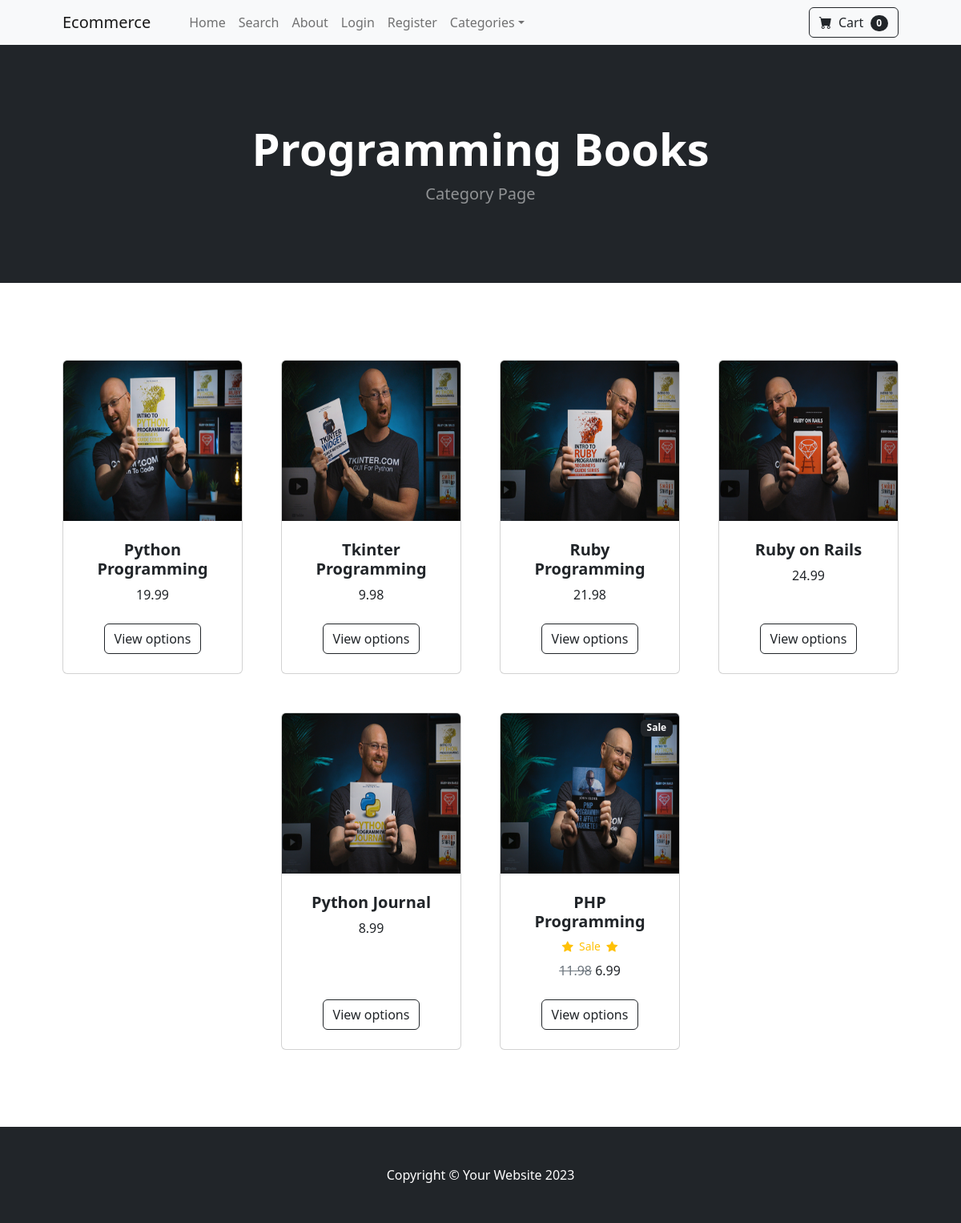
Screenshot of /category/Programming Books with the database file from the repository.
### store/models.py (models this page shows)
class Category(models.Model):
    name = models.CharField(max_length=50)
    def __str__(self):
        return self.name
    class Meta:
        verbose_name_plural = 'categories'

class Product(models.Model):
    name = models.CharField(max_length=100)
    price = models.DecimalField(default=0, decimal_places=2, max_digits=6)
    category = models.ForeignKey(Category, on_delete=models.CASCADE, default=1)
    description = models.CharField(max_length=250, default='', blank=True, null=True)
    image = models.ImageField(upload_to='uploads/products/')
    is_sale= models.BooleanField(default=False)
    sale_price = models.DecimalField(default=0, decimal_places=2, max_digits=6)
    def __str__(self):
        return self.name

### store/views.py (the view)
# urls.py: path('category/<str:foo>', views.category, name='category'),
def category(request,foo):
    foo = foo.replace('-','')
    try:
        category = Category.objects.get(name=foo)
        products = Product.objects.filter(category=category)
        print(category, products)
        return render(request, 'category.html', {
            'products':products,
            'category':category,
        })
    except:
        messages.success(request,("That category doesnot exist"))
        return redirect('home')

### cart/cart.py (called while the page is built)
    def __len__(self):
        return len(self.cart)

### cart/context_processors.py (called while the page is built)
def cart(request):
    return {'cart':Cart(request)}

### store/templates/category.html
{% extends 'base.html' %}
{% block content %}
        <header class="bg-dark py-5">
            <div class="container px-4 px-lg-5 my-5">
                <div class="text-center text-white">
                    <h1 class="display-4 fw-bolder">{{ category }}</h1>
                    <p class="lead fw-normal text-white-50 mb-0">Category Page</p>
                </div>
            </div>
        </header>
        <section class="py-5">
            <div class="container px-4 px-lg-5 mt-5">
                <div class="row gx-4 gx-lg-5 row-cols-2 row-cols-md-3 row-cols-xl-4 justify-content-center">
                    {% for product in products %}
                    {% if product.is_sale %}
                    <div class="col mb-5">
                        <div class="card h-100">
                            <div class="badge bg-dark text-white position-absolute" style="top: 0.5rem; right: 0.5rem">Sale</div>
                            <img class="card-img-top" src="{{ product.image.url }}" alt="..." />
                            <div class="card-body p-4">
                                <div class="text-center">
                                    <h5 class="fw-bolder">{{ product.name }}</h5>
                                    <div class="d-flex justify-content-center small text-warning mb-2">
                                        <div class="bi-star-fill"></div>
                                        &nbsp;&nbsp;Sale&nbsp;&nbsp;
                                        <div class="bi-star-fill"></div>
                                    </div>
                                    <span class="text-muted text-decoration-line-through">{{ product.price }}</span>
                                    {{ product.sale_price }}
                                </div>
                            </div>
                            <div class="card-footer p-4 pt-0 border-top-0 bg-transparent">
                                <div class="text-center"><a class="btn btn-outline-dark mt-auto" href="{% url 'product' product.id %}">View options</a></div>
                            </div>
                        </div>
                    </div>
                    {% else %}
                    <div class="col mb-5">
                        <div class="card h-100">
                            <img class="card-img-top" src="{{ product.image.url }}" alt="..." />
                            <div class="card-body p-4">
                                <div class="text-center">
                                    <h5 class="fw-bolder">{{ product.name }}</h5>
                                    {{ product.price }}
                                </div>
                            </div>
                            <div class="card-footer p-4 pt-0 border-top-0 bg-transparent">
                                <div class="text-center"><a class="btn btn-outline-dark mt-auto" href="{% url 'product' product.id %}">View options</a></div>
                            </div>
                        </div>
                    </div>
                    {% endif %}
                    {% endfor %}
                </div>
            </div>
        </section>
{% endblock %}

### rows the page displays
Category: name "Programming Books"
Product: image (picture), name "Python Programming", price "19.99"
Product: image (picture), name "Tkinter Programming", price "9.98"
Product: image (picture), name "Ruby Programming", price "21.98"
Product: image (picture), name "Ruby on Rails", price "24.99"
Product: image (picture), name "Python Journal", price "8.99"
Product: image (picture), name "PHP Programming", price "11.98", sale_price "6.99"

### other values shown
{{ cart|length }} "0"
